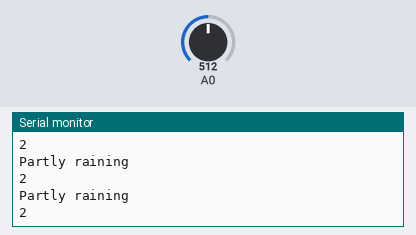
A sketch run on a simulated Arduino Uno, built with avr-gcc and run on an emulated ATmega328P. On the bench: the last lines printed to the serial monitor. The inputs (shaded band) are chosen by the test bench; at power-on: A0 = 512.

Above: at 1.2 s.
1.3 s: A0 set to 306
At 1.39 s:
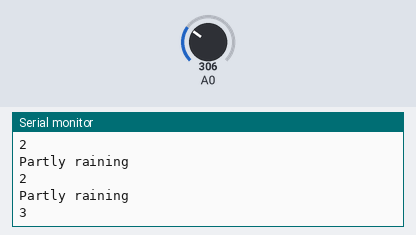
3.0 s: A0 set to 1023
At 3.0 s:
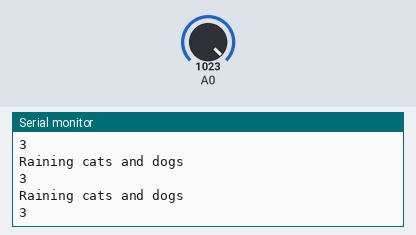
Timing chart, 0 to 6.0 s (numbered marks = the images above; inputs shaded):
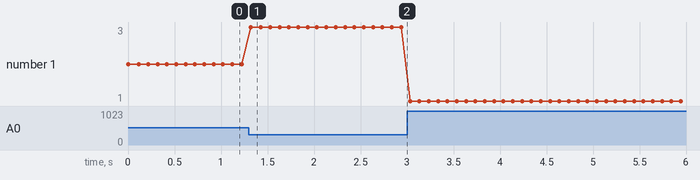

The sketch:

Rain_sensor.ino
```cpp
void setup() {
  // put your setup code here, to run once:
  Serial.begin(9600);
}

void loop() {
  // put your main code here, to run repeatedly:
  int val = map(analogRead(A0),0,1023,3,1);
  Serial.println(val);
  delay(100);
  if(val==1){Serial.println("No Rain , No gain");}
  else if(val==2){Serial.println("Partly raining");}
  else Serial.println("Raining cats and dogs");
}
```

Measured:
- after the input at 1.3 s, the serial monitor: prints a new line at once (image 1)
- plotted number 1: 2 → 3 after the input at 1.3 s, 3 → 1 after the input at 3.0 s
